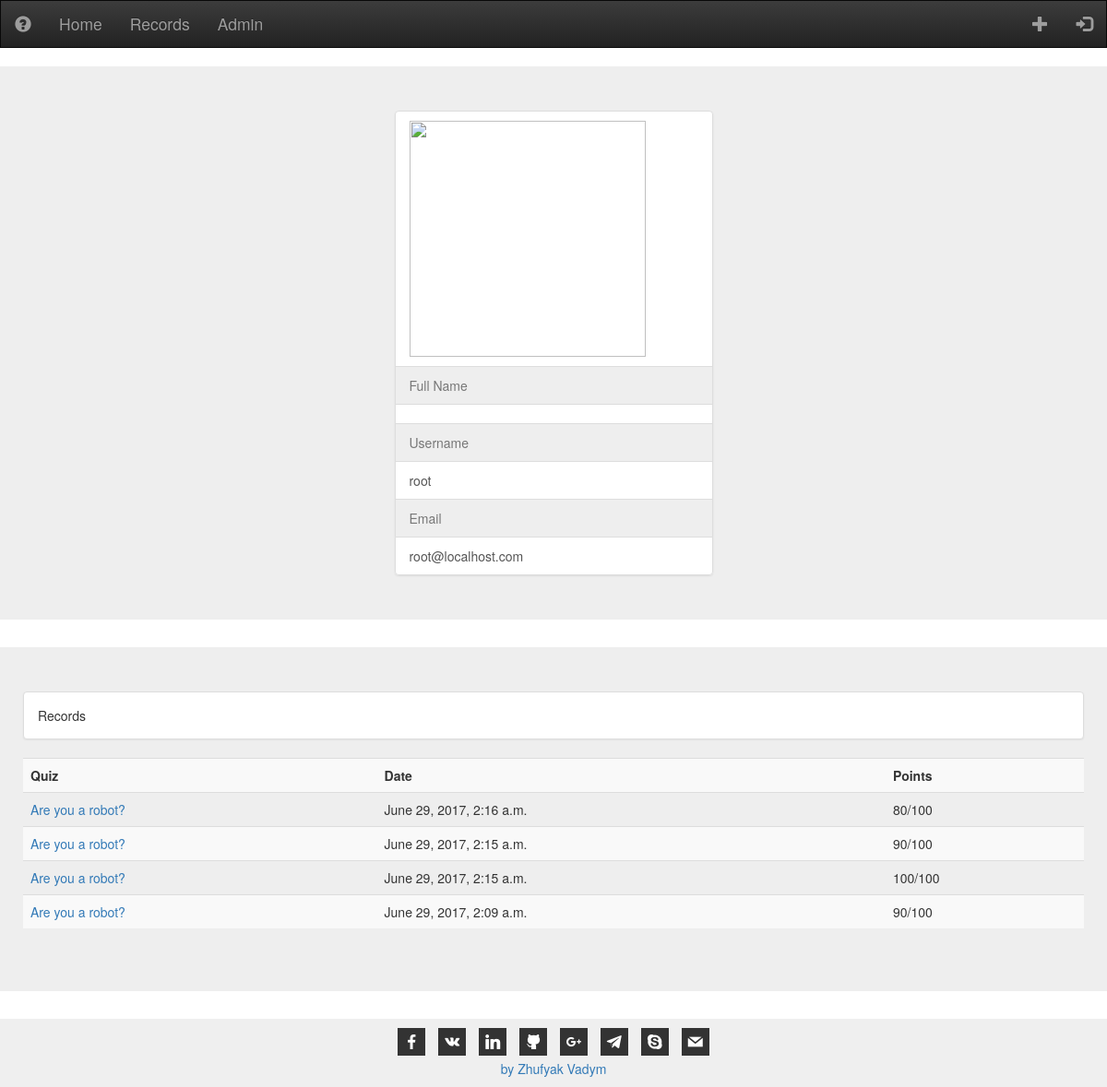
Page /profile/6 on the committed database.
### quiz/models.py (models this page shows, shortened)
class User(AbstractUser):
    image = models.ImageField(upload_to=get_image_path, blank=True, null=True)

class Record(models.Model):
    by = models.ForeignKey(settings.AUTH_USER_MODEL, blank=False, on_delete=models.CASCADE)
    to = models.ForeignKey(Quiz, blank=False, on_delete=models.CASCADE)
    date = models.DateTimeField(blank=False)
    points = models.IntegerField(blank=True)

class Quiz(models.Model):
    name = models.CharField(max_length=256, blank=False)
    description = models.TextField(max_length=512, blank=True)
    points = models.IntegerField(blank=True)
    author = models.ForeignKey(settings.AUTH_USER_MODEL, blank=False)
    date = models.DateTimeField(blank=True)

### quiz/views.py (the view)
# urls.py: url(r'profile/(?P<user_id>[0-9])', views.profile),
def profile(request, user_id=None):
    if user_id is None:
        user = models.User.objects.get(id=request.session['id'])
        info_form = ProfileEditForm(initial={'email': user.email,
                                             'username': user.username,
                                             'first_name': user.first_name,
                                             'last_name': user.last_name,
                                             'image': user.image})
        password_form = ProfilePasswordEditForm()
        return render(request, 'quiz/profile.html', {'info_form': info_form,
                                                     'password_form': password_form})
    else:
        records = models.Record.objects.filter(by=user_id).order_by('-date')
        return render(request, 'quiz/profile.html', {'user': models.User.objects.get(id=user_id),
                                                     'records': records})

### templates/quiz/profile.html (shortened to what this page needs)
{% extends 'quiz/base.html' %}
{% block content %}
    {%  if not info_form and not password_form %}
        <div class="jumbotron">
            <div class="list-group">
                <a class="list-group-item"><img src="/media/{{ user.image }}"></a>
                <a class="list-group-item disabled">Full Name</a>
                <a class="list-group-item">{{ user.first_name }} {{ user.last_name }}</a>
                <a class="list-group-item disabled">Username</a>
                <a class="list-group-item">{{ user.username }}</a>
                <a class="list-group-item disabled">Email</a>
                <a class="list-group-item">{{ user.email }}</a>
            </div>
        </div
        </div>
        <div class="jumbotron">
            <div class="panel panel-default">
                <div class="panel-body">Records</div>
            </div>
            <table class="table table-striped">
                <tr>
                    <th>Quiz</th>
                    <th>Date</th>
                    <th>Points</th>
                </tr>
                {% for i in records %}
                    <tr>
                        <td><a href="/quiz/{{ i.to.id }}">{{ i.to.name }}</a></td>
                        <td>{{ i.date }}</td>
                        <td>{{ i.points }}/{{ i.to.points }}</td>
                    </tr>
                {% endfor %}
            </table>
        </div>
    {% endif %}
{% endblock %}

### bizicoTest/static/quiz/css/style.css (style rules this page uses)
.jumbotron { padding-left : 25px; padding-right: 25px; }
.list-group { width: 30%; margin: 0 auto; }
img { height: 256px; width: 256px; margin: 0 auto; }

### rows in the picture
User: username "root", email "root@localhost.com"
Record: to.name "Are you a robot?", date "June 29, 2017, 2:16 a.m.", points "80", to.points "100"
Record: to.name "Are you a robot?", date "June 29, 2017, 2:15 a.m.", points "90", to.points "100"
Record: to.name "Are you a robot?", date "June 29, 2017, 2:15 a.m.", points "100", to.points "100"
Record: to.name "Are you a robot?", date "June 29, 2017, 2:09 a.m.", points "90", to.points "100"
